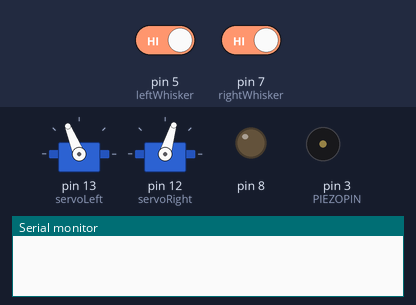
This sketch was run on a simulated Arduino Uno, built with avr-gcc and run on an emulated ATmega328P. Shown: 2 × servo, output pins drawn as LEDs (lit = HIGH), buzzer (waves = sounding), the last lines printed to the serial monitor. Inputs (shaded band) come from the test bench; at power-on: pin 5 (leftWhisker) HIGH, pin 7 (rightWhisker) HIGH.

Above: at 6.2 s.
6.3 s: pin 5 (leftWhisker) driven LOW and pin 7 (rightWhisker) driven LOW
At 6.55 s:
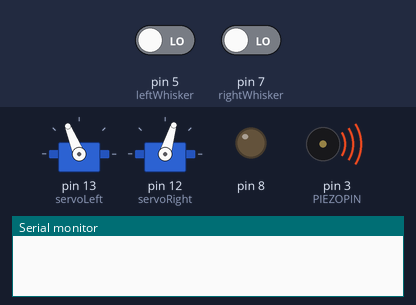
11.1 s: pin 7 (rightWhisker) driven HIGH
At 12.3 s:
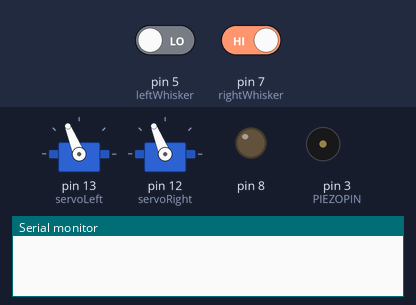
15.9 s: pin 7 (rightWhisker) driven LOW
At 18.5 s:
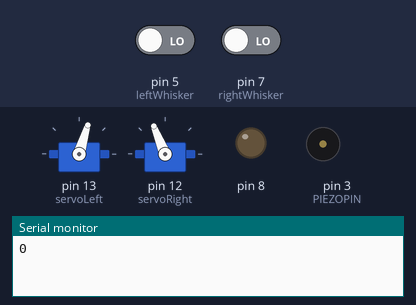
Timing chart, 0 to 28.6 s (numbered marks = the images above; inputs shaded):
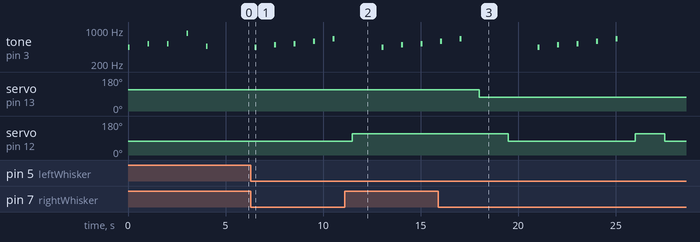

The sketch:

Rachel-Escape_Bot.ino
```cpp
#include <Servo.h>                         // Include servo library
Servo servoLeft;                            // Declare left servo signal
Servo servoRight;                         // Declare right servo signal
int leftWhisker = 5;
int rightWhisker = 7;

int PIEZOPIN = 3;
void turnleft() {
  servoLeft.writeMicroseconds(1300);
  servoRight.writeMicroseconds(1300);
  delay(1500);
}
void turnright() {
  servoLeft.writeMicroseconds(1700);
  servoRight.writeMicroseconds(1700);
  delay(1500);
}
void forward() {
  servoLeft.writeMicroseconds(1700);
  servoRight.writeMicroseconds(1300);
  delay(1500);
}
void backward() {
  servoLeft.writeMicroseconds(1300);
  servoRight.writeMicroseconds(1700);
  delay(1500);
}
int leftWhiskerV = digitalRead(leftWhisker);
int rightWhiskerV = digitalRead(rightWhisker);

void hitL() {
  turnright();
}
void hitR() {
  turnleft();
}
void hitF() {
  backward();
  turnleft();
}
void setup() {
tone(3, 440, 100);
delay(1000);
tone(3, 523, 100);
delay(1000);
tone(3, 523, 100);
delay(1000);
tone(3, 850, 100);
delay(1000);
tone(3, 466, 100);
delay(1000);
pinMode(8, OUTPUT);
pinMode(leftWhisker, INPUT);
pinMode(rightWhisker, INPUT);
servoLeft.attach(13);                    // Attach left signal to pin 13
servoRight.attach(12);                  // Attach right signal to pin 1
servoLeft.writeMicroseconds(1500);      // Calibrate left servo
servoRight.writeMicroseconds(1500);     // Calibrate right servo
Serial.begin(9600);
}

void loop() {
  int leftWhiskerV = digitalRead(leftWhisker);
  int rightWhiskerV = digitalRead(rightWhisker);
//  forward();
  if(leftWhiskerV == 0 && rightWhiskerV == 0){
  Serial.print(leftWhiskerV);
  hitF();
  } else if(rightWhiskerV == 0) {
  hitR();
  } else if(leftWhiskerV == 0) {
  hitL();
  }else {
    forward();
  }
tone(3, 440, 100);
delay(1000);
tone(3, 494, 100);
delay(1000);
tone(3, 523, 100);
delay(1000);
tone(3, 587, 100);
delay(1000);
tone(3, 659, 100);
delay(1000);
}
```

Measured:
- after the input at 11.1 s, servo on pin 13 (servoLeft): stays 112° (without the input it goes to 73° after 0.40 s); servo on pin 12 (servoRight): goes on until 11.5 s, then stays 112°
- after the input at 15.9 s, servo on pin 13 (servoLeft): 112° → 73° after 2.1 s; servo on pin 12 (servoRight): 112° → 73° after 3.6 s, → 112° 6.5 s later, → 73° 1.5 s later
- by itself, tone on pin 3 (PIEZOPIN): plays 587 Hz for 0.10 s, 659 Hz for 0.10 s, 440 Hz for 0.10 s, 494 Hz for 0.10 s, 523 Hz for 0.10 s, 587 Hz for 0.10 s … (7 notes in this stretch)
